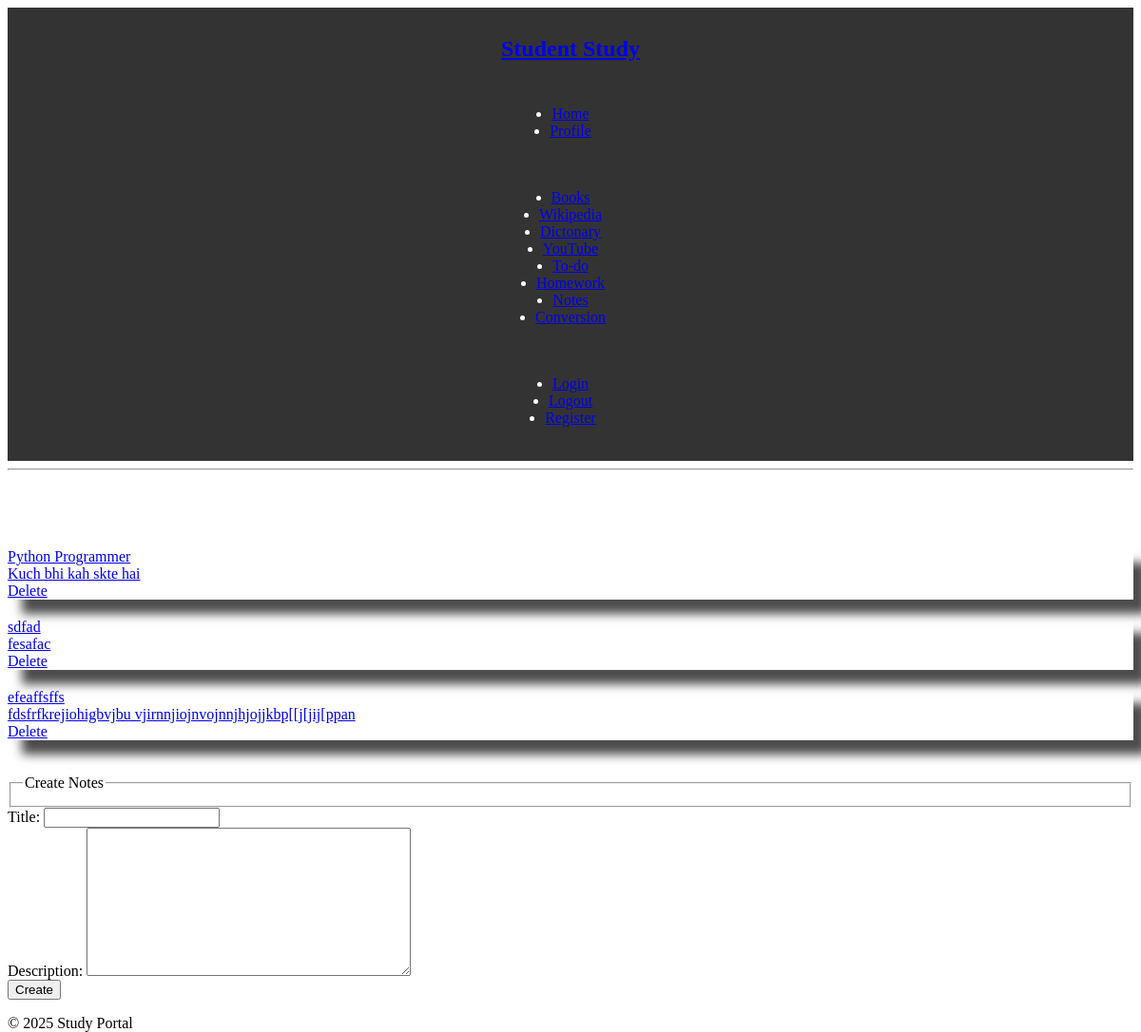
Page /note (signed in) on the committed database.
### Dashboard/models.py (models this page shows, shortened)
class Notes(models.Model):
  user = models.ForeignKey(User, on_delete=models.CASCADE)
  title = models.CharField(max_length=100)
  description = models.TextField()
  created_at = models.DateTimeField(auto_now_add=True)
  class Meta:
    verbose_name = 'notes'
    verbose_name_plural = 'notes'

### Dashboard/views.py (the view)
# urls.py: path('note',views.notes,name="notes"),
def notes(request):
  if request.method == 'POST':
    form = NotesForm(request.POST)
    if form.is_valid():
      notes = Notes(user=request.user,title=request.POST['title'],description=request.POST['description'])
      notes.save()
    messages.success(request, 'Notes added successfully')
  else:
      form = NotesForm()
  notes = Notes.objects.filter(user = request.user)
  contex = {
    'notes':notes,
    'form':form,
  }
  return render(request, './notes.html',contex)

### Dashboard/forms.py
class NotesForm(forms.ModelForm):
  class Meta:
    model = Notes
    fields = ['title','description']

### templates/notes.html (shortened to what this page needs)
{% extends "base.html" %}
 {% load static %}
  {% block content %}
  <hr>
  <br>
  <br><br>
  <div class="container">
    {% for note in notes %}
  <a href="{% url 'note_detail' note.id %}">
    <div class="card">
      <div class="card-header">{{note.title}}</div>
      <div class="card-body">{{note.description | slice:"0:100"}}</div>
      <div class="card-footer"><a href="{% url 'delete_notes' note.id %}">Delete</a></div>
        </a>
      </div>
  {% endfor %}
<br>
<br>
  <div class="container">
    <form method="POST" action="">
      <fieldset class="form-group">
        <legend>Create Notes</legend>
      </fieldset>
      {{form}}
      <div class="form-group">
        <button href="#">Create</button>
    </form>
  </div>
  {% endblock content %}

### static/index.css (style rules this page uses)
html { scroll-behavior: smooth; height: 100%; width: 100%; }
.card { margin-top: 20px; box-shadow: 15px 15px 10px rgb(78,77,77); }

### rows in the picture
Notes: title "Python Programmer", description "Kuch bhi kah skte hai"
Notes: title "sdfad", description "fesafac"
Notes: title "efeaffsffs", description "fdsfrfkrejiohigbvjbu vjirnnjiojnvojnnjhjojjkbp[[j[jij[ppan"
